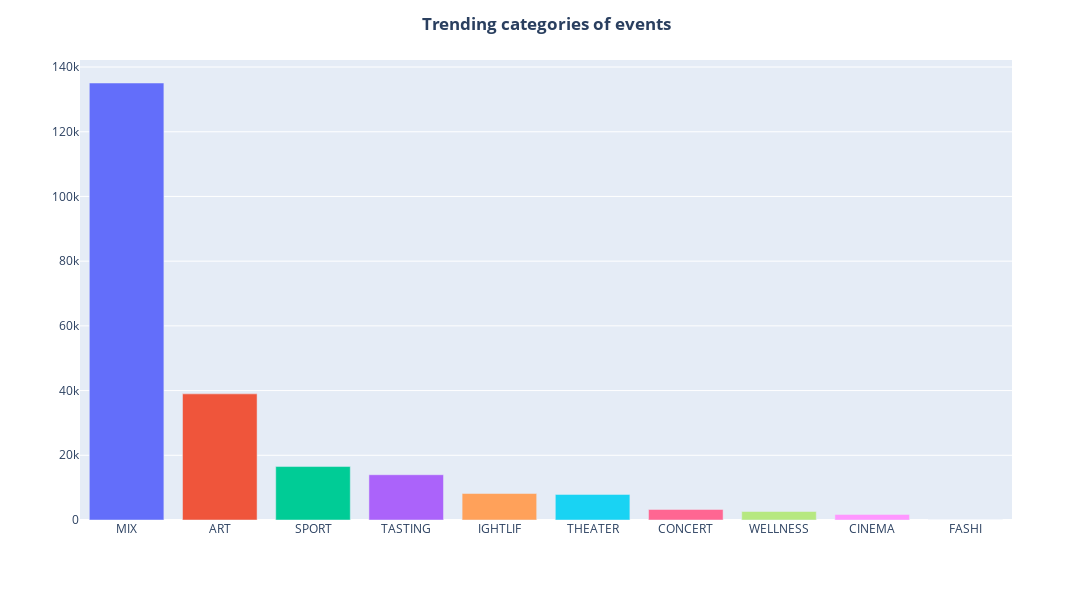

Notebook cell for this chart:
### Markdown cell above
### 1. Categorías de eventos

### Code cell
# TIPOS DE CATEGORÍAS Y EL TOTAL DE EVENTOS EN CADA UNA

fig = px.bar(events, 
             x=events['event_category'].value_counts().index, 
             y=events['event_category'].value_counts().values,
             color=events['event_category'].value_counts().index)

fig.update_layout(width=1200, height=600,                                                   # Ajustar el tamaño de la figura
                    title_text='<b>Trending categories of events</b>', title_x=0.5,         # Centrar el título y ponerlo en negrita
                    xaxis_title='', yaxis_title='',                                         # Ocultar los nombres de los ejes
                    showlegend=False) 

fig.show()

### Figure 1 — Plotly figure (JSON) as saved in the notebook; plotly's stock layout.template omitted (floating-point values rounded to 4 significant figures)
{"data": [{"alignmentgroup": "True", "hovertemplate": "color=MIX<br>x=%{x}<br>y=%{y}<extra></extra>", "legendgroup": "MIX", "marker": {"color": "#636efa", "pattern": {"shape": ""}}, "name": "MIX", "offsetgroup": "MIX", "orientation": "v", "showlegend": true, "textposition": "auto", "type": "bar", "x": ["MIX"], "xaxis": "x", "y": [135066], "yaxis": "y"}, {"alignmentgroup": "True", "hovertemplate": "color=ART<br>x=%{x}<br>y=%{y}<extra></extra>", "legendgroup": "ART", "marker": {"color": "#EF553B", "pattern": {"shape": ""}}, "name": "ART", "offsetgroup": "ART", "orientation": "v", "showlegend": true, "textposition": "auto", "type": "bar", "x": ["ART"], "xaxis": "x", "y": [38983], "yaxis": "y"}, {"alignmentgroup": "True", "hovertemplate": "color=SPORT<br>x=%{x}<br>y=%{y}<extra></extra>", "legendgroup": "SPORT", "marker": {"color": "#00cc96", "pattern": {"shape": ""}}, "name": "SPORT", "offsetgroup": "SPORT", "orientation": "v", "showlegend": true, "textposition": "auto", "type": "bar", "x": ["SPORT"], "xaxis": "x", "y": [16521], "yaxis": "y"}, {"alignmentgroup": "True", "hovertemplate": "color=TASTING<br>x=%{x}<br>y=%{y}<extra></extra>", "legendgroup": "TASTING", "marker": {"color": "#ab63fa", "pattern": {"shape": ""}}, "name": "TASTING", "offsetgroup": "TASTING", "orientation": "v", "showlegend": true, "textposition": "auto", "type": "bar", "x": ["TASTING"], "xaxis": "x", "y": [13995], "yaxis": "y"}, {"alignmentgroup": "True", "hovertemplate": "color=IGHTLIF<br>x=%{x}<br>y=%{y}<extra></extra>", "legendgroup": "IGHTLIF", "marker": {"color": "#FFA15A", "pattern": {"shape": ""}}, "name": "IGHTLIF", "offsetgroup": "IGHTLIF", "orientation": "v", "showlegend": true, "textposition": "auto", "type": "bar", "x": ["IGHTLIF"], "xaxis": "x", "y": [8184], "yaxis": "y"}, {"alignmentgroup": "True", "hovertemplate": "color=THEATER<br>x=%{x}<br>y=%{y}<extra></extra>", "legendgroup": "THEATER", "marker": {"color": "#19d3f3", "pattern": {"shape": ""}}, "name": "THEATER", "offsetgroup": "THEATER", "orientation": "v", "showlegend": true, "textposition": "auto", "type": "bar", "x": ["THEATER"], "xaxis": "x", "y": [7910], "yaxis": "y"}, {"alignmentgroup": "True", "hovertemplate": "color=CONCERT<br>x=%{x}<br>y=%{y}<extra></extra>", "legendgroup": "CONCERT", "marker": {"color": "#FF6692", "pattern": {"shape": ""}}, "name": "CONCERT", "offsetgroup": "CONCERT", "orientation": "v", "showlegend": true, "textposition": "auto", "type": "bar", "x": ["CONCERT"], "xaxis": "x", "y": [3263], "yaxis": "y"}, {"alignmentgroup": "True", "hovertemplate": "color=WELLNESS<br>x=%{x}<br>y=%{y}<extra></extra>", "legendgroup": "WELLNESS", "marker": {"color": "#B6E880", "pattern": {"shape": ""}}, "name": "WELLNESS", "offsetgroup": "WELLNESS", "orientation": "v", "showlegend": true, "textposition": "auto", "type": "bar", "x": ["WELLNESS"], "xaxis": "x", "y": [2631], "yaxis": "y"}, {"alignmentgroup": "True", "hovertemplate": "color=CINEMA<br>x=%{x}<br>y=%{y}<extra></extra>", "legendgroup": "CINEMA", "marker": {"color": "#FF97FF", "pattern": {"shape": ""}}, "name": "CINEMA", "offsetgroup": "CINEMA", "orientation": "v", "showlegend": true, "textposition": "auto", "type": "bar", "x": ["CINEMA"], "xaxis": "x", "y": [1724], "yaxis": "y"}, {"alignmentgroup": "True", "hovertemplate": "color=FASHI<br>x=%{x}<br>y=%{y}<extra></extra>", "legendgroup": "FASHI", "marker": {"color": "#FECB52", "pattern": {"shape": ""}}, "name": "FASHI", "offsetgroup": "FASHI", "orientation": "v", "showlegend": true, "textposition": "auto", "type": "bar", "x": ["FASHI"], "xaxis": "x", "y": [2], "yaxis": "y"}], "layout": {"barmode": "relative", "height": 600, "legend": {"title": {"text": "color"}, "tracegroupgap": 0}, "margin": {"t": 60}, "showlegend": false, "title": {"text": "<b>Trending categories of events</b>", "x": 0.5}, "width": 1200, "xaxis": {"anchor": "y", "domain": [0, 1], "title": {"text": ""}}, "yaxis": {"anchor": "x", "domain": [0, 1], "title": {"text": ""}}}}
